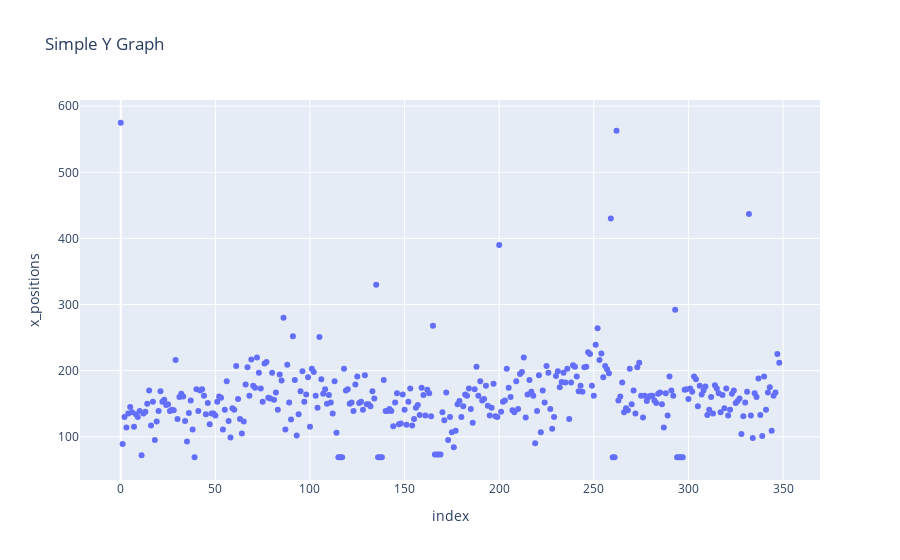

Notebook code cell kept with this figure:
### Code cell
import plotly.express as px
fig = px.scatter(data2,x="y_positions"  y="x_positions", title="Simple Y Graph")
fig.show()

### Figure 1 — Plotly figure (JSON) as saved in the notebook; plotly's stock layout.template omitted (floating-point values rounded to 4 significant figures; data arrays with more than 128 entries replaced by an {"elided": "..."} marker saying what was removed)
{"data": [{"hovertemplate": "index=%{x}<br>x_positions=%{y}<extra></extra>", "legendgroup": "", "marker": {"color": "#636efa", "symbol": "circle"}, "mode": "markers", "name": "", "orientation": "v", "showlegend": false, "type": "scatter", "x": {"elided": "349 int values"}, "xaxis": "x", "y": {"elided": "349 int values"}, "yaxis": "y"}], "layout": {"legend": {"tracegroupgap": 0}, "title": {"text": "Simple Y Graph"}, "xaxis": {"anchor": "y", "domain": [0, 1], "title": {"text": "index"}}, "yaxis": {"anchor": "x", "domain": [0, 1], "title": {"text": "x_positions"}}}}
